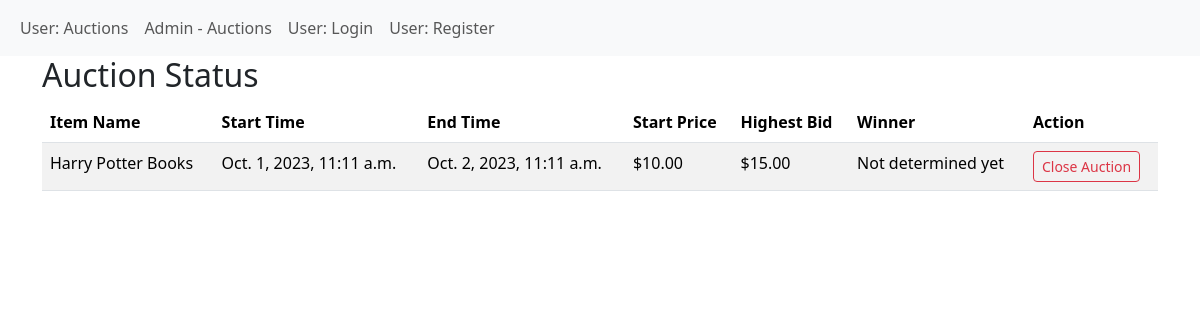
Before: /auction/admin/auctions/ with the older database file.
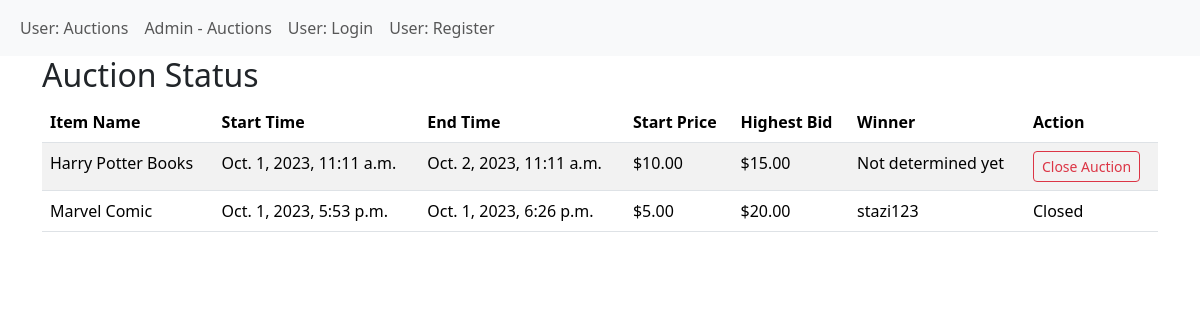
After: the same page with the newer database file.
### auction/models.py (models this page shows, shortened)
class Auction(models.Model):
    start_time = models.DateTimeField()
    end_time = models.DateTimeField()
    start_price = models.DecimalField(max_digits=10, decimal_places=2)
    item_name = models.CharField(max_length=255)
    user = models.ForeignKey(User, on_delete=models.CASCADE, related_name='auctions_created')
    winner = models.ForeignKey(User, on_delete=models.SET_NULL, null=True, blank=True, related_name='auctions_won')
    is_active = models.BooleanField(default=True)

class Bid(models.Model):
    amount = models.DecimalField(max_digits=10, decimal_places=2)
    auction = models.ForeignKey(Auction, on_delete=models.CASCADE)
    user = models.ForeignKey(User, on_delete=models.CASCADE)

### auction/views.py (the view)
# urls.py: path('admin/auctions/', views.admin_auction_status, name='admin_auctions'),
def admin_auction_status(request):
    auctions = Auction.objects.all()
    auction_data = []
    for auction in auctions:
        highest_bid = Bid.objects.filter(auction=auction).order_by('-amount').first()
        auction_data.append({
            'auction': auction,
            'highest_bid': highest_bid,
        })
    return render(request, 'auction/admin_auctions.html', {'auction_data': auction_data})

### auction/templates/auction/admin_auctions.html (shortened to what this page needs)
{% extends "base.html" %}
{% block content %}
    <h2>Auction Status</h2>
    <table class="table table-striped">
        <thead>
            <tr>
                <th>Item Name</th>
                <th>Start Time</th>
                <th>End Time</th>
                <th>Start Price</th>
                <th>Highest Bid</th>
                <th>Winner</th>
                <th>Action</th>
            </tr>
        </thead>
        <tbody>
            {% for data in auction_data %}
                <tr>
                    <td>{{ data.auction.item_name }}</td>
                    <td>{{ data.auction.start_time }}</td>
                    <td>{{ data.auction.end_time }}</td>
                    <td>${{ data.auction.start_price }}</td>
                    <td>
                        {% if data.highest_bid %}
                            ${{ data.highest_bid.amount }}
                        {% else %}
                            No bids yet
                        {% endif %}
                    </td>
                    <td>
                        {% if data.auction.winner %}
                            {{ data.auction.winner.username }}
                        {% else %}
                            Not determined yet
                        {% endif %}
                    </td>
                    {% if data.auction.is_active %}
                    <td>
                        <a href="{% url 'end_auction' data.auction.id %}" class="btn btn-outline-danger btn-sm">Close Auction</a>
                    </td>
                    {% else %}
                        <td>Closed</td>
                    {% endif %}
                </tr>
            {% endfor %}
        </tbody>
    </table>
{% endblock %}

### templates/base.html (shortened to what this page needs)
<!DOCTYPE html>
<html lang="en">
<head>
    <link href="https://cdn.jsdelivr.net/npm/bootstrap@5.3.2/dist/css/bootstrap.min.css" rel="stylesheet">
</head>
<body>
    <header>
        <nav class="navbar navbar-expand-lg bg-body-tertiary">
            <div class="container-fluid">
                <ul class="navbar-nav">
                    <li class="nav-item"><a class="nav-link" href="{% url 'home' %}">User: Auctions</a></li>
                    <li class="nav-item"><a class="nav-link" href="{% url 'admin_auctions' %}">Admin - Auctions</a></li>
                    {% if not request.user.is_authenticated %}
                    <li class="nav-item"><a class="nav-link" href="{% url 'login' %}">User: Login</a></li>
                    <li class="nav-item"><a class="nav-link" href="{% url 'register' %}">User: Register</a></li>
                    {% else %}
                        <li class="nav-item"><a class="nav-link" href="{% url 'logout' %}">User: Logout</a></li>
                    {% endif %}
                </ul>
            </div>
        </nav>
    </header>
    <main>
        <div class="container">
            {% block content %}
            {% endblock %}
        </div>
    </main>
</body>
</html>

Changed rows visible on the page:
added Auction: auction.item_name "Marvel Comic", auction.start_time "Oct. 1, 2023, 5:53 p.m.", auction.end_time "Oct. 1, 2023, 6:26 p.m.", auction.start_price "5.00", highest_bid.amount "20.00", auction.winner.username "stazi123", is_active "Closed"
